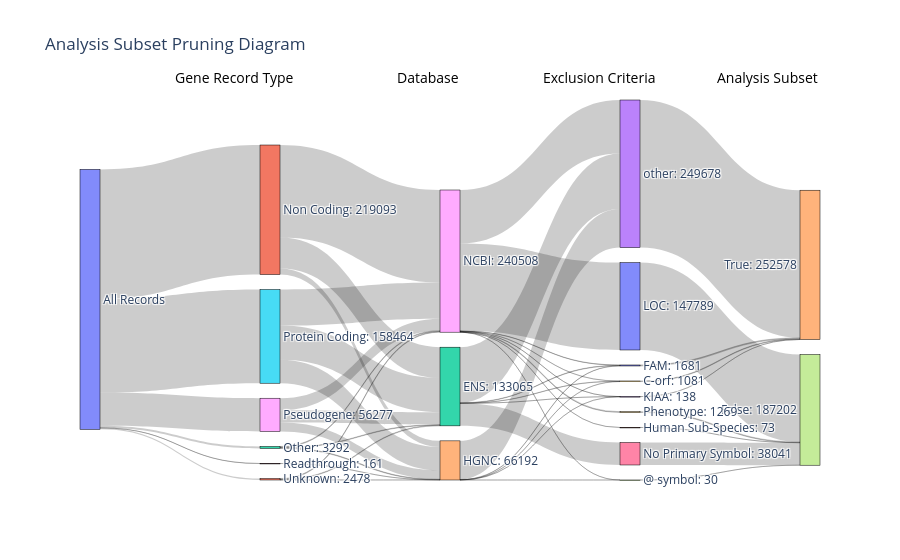

Write notebook code for a chart like this one.
### Code cell
fig = go.Figure(data=[go.Sankey(
    arrangement="snap",  # optional: controls node layout
    node=dict(
        pad=15,
        thickness=20,
        line=dict(color="black", width=0.5),
        label=labels,  # the unique values from all columns
    ),
    link=dict(
        source=sources,  # indices in 'labels' list
        target=targets,
        value=values
    )
)])
# Add custom stage labels (these correspond to your 'cols')
stage_labels = ["", "Gene Record Type", "Database", "Exclusion Criteria", "Analysis Subset"]
num_stages = len(stage_labels)

# Estimate x positions for each stage (spread evenly)
x_positions = [i / (num_stages - 1) for i in range(num_stages)]

# Manual adjustments
x_positions[1] *= 0.5
x_positions[2] -= 0.03  
x_positions[3] += 0.03  

label_y_pos = 1.09
from collections import defaultdict

# Step 1: Get total incoming values per node
node_values = defaultdict(float)
for s, t, v in zip(sources, targets, values):
    node_values[t] += v

# Step 2: Update labels with values
updated_labels = []
for i, label in enumerate(labels):
    value = node_values.get(i, None)
    if value is not None:
        updated_labels.append(f"{label}: {int(value)}")
    else:
        updated_labels.append(label)

# Step 3: Use updated labels in the Sankey
fig = go.Figure(data=[go.Sankey(
    arrangement="snap",
    node=dict(
        pad=15,
        thickness=20,
        line=dict(color="black", width=0.5),
        label=updated_labels,  # updated labels WITH values
    ),
    link=dict(
        source=sources,
        target=targets,
        value=values
    )
)])

for i, label in enumerate(stage_labels):
    if label:  # skip empty labels if any
        fig.add_annotation(
            x=x_positions[i],
            y=label_y_pos,
            text=label,
            showarrow=False,
            font=dict(size=14, color="black"),
            xref="paper",
            yref="paper"
        )

fig.update_layout(title_text="Analysis Subset Pruning Diagram", font_size=12)
fig.show()

### Figure 1 — Plotly figure (JSON) as saved in the notebook; plotly's stock layout.template omitted (floating-point values rounded to 4 significant figures)
{"data": [{"arrangement": "snap", "link": {"source": [0, 0, 0, 0, 0, 0, 1, 1, 1, 12, 12, 12, 5, 5, 5, 8, 8, 8, 16, 11, 11, 11, 2, 2, 2, 2, 2, 14, 14, 14, 14, 14, 18, 18, 18, 18, 18, 18, 18, 18, 17, 9, 10, 21, 13, 20, 6, 19, 3], "target": [1, 12, 5, 8, 16, 11, 2, 14, 18, 2, 14, 18, 2, 14, 18, 2, 14, 18, 14, 2, 14, 18, 9, 10, 13, 6, 3, 17, 9, 10, 13, 3, 17, 9, 10, 21, 13, 20, 19, 3, 7, 4, 4, 7, 4, 7, 7, 7, 4], "value": [219093, 3292, 158464, 56277, 161, 2478, 52087, 10407, 156599, 946, 1034, 1312, 57993, 39493, 60978, 20949, 15006, 20322, 161, 1090, 91, 1297, 420, 711, 48, 38041, 93845, 8, 344, 452, 43, 65360, 22, 317, 518, 73, 47, 147789, 1269, 90473, 30, 1081, 1681, 73, 138, 147789, 38041, 1269, 249678]}, "node": {"label": ["All Records", "Non Coding: 219093", "ENS: 133065", "other: 249678", "True: 252578", "Protein Coding: 158464", "No Primary Symbol: 38041", "False: 187202", "Pseudogene: 56277", "C-orf: 1081", "FAM: 1681", "Unknown: 2478", "Other: 3292", "KIAA: 138", "HGNC: 66192", null, "Readthrough: 161", "@ symbol: 30", "NCBI: 240508", "Phenotype: 1269", "LOC: 147789", "Human Sub-Species: 73"], "line": {"color": "black", "width": 0.5}, "pad": 15, "thickness": 20}, "type": "sankey"}], "layout": {"annotations": [{"font": {"color": "black", "size": 14}, "showarrow": false, "text": "Gene Record Type", "x": 0.125, "xref": "paper", "y": 1.09, "yref": "paper"}, {"font": {"color": "black", "size": 14}, "showarrow": false, "text": "Database", "x": 0.47, "xref": "paper", "y": 1.09, "yref": "paper"}, {"font": {"color": "black", "size": 14}, "showarrow": false, "text": "Exclusion Criteria", "x": 0.78, "xref": "paper", "y": 1.09, "yref": "paper"}, {"font": {"color": "black", "size": 14}, "showarrow": false, "text": "Analysis Subset", "x": 1, "xref": "paper", "y": 1.09, "yref": "paper"}], "font": {"size": 12}, "title": {"text": "Analysis Subset Pruning Diagram"}}}
